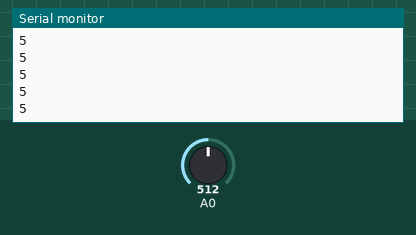
Simulated run of this sketch. Board: Arduino Uno, built with avr-gcc and run on an emulated ATmega328P. Parts: the last lines printed to the serial monitor. The test bench sets the inputs (shaded band); at power-on: A0 = 512.

Above: at 1.2 s.
1.3 s: A0 set to 716
At 1.31 s:
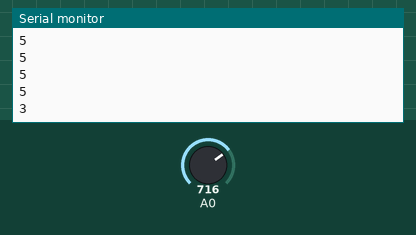
2.8 s: A0 set to 900
At 2.81 s:
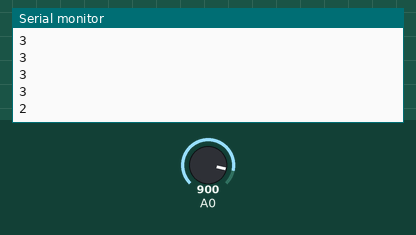
Timing chart, 0 to 5.8 s (numbered marks = the images above; inputs shaded):
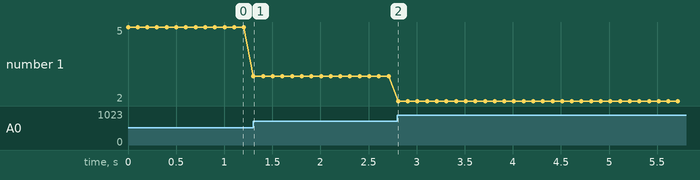

The sketch:

infrarouge.ino.ino
```cpp
void setup() {
  // put your setup code here, to run once:
Serial.begin(9600);
}

void loop() {
  // put your main code here, to run repeatedly:

  float volts = analogRead(A0)*5.0/1023;
  int distance = 13*pow(volts,-1);
  Serial.println(distance);
  delay(100);

}
```

Measured:
- after the input at 1.3 s, the serial monitor: prints a new line at once (image 1)
- after the input at 2.8 s, the serial monitor: prints a new line at once (image 2)
- plotted number 1: 5 → 3 after the input at 1.3 s, 3 → 2 after the input at 2.8 s
